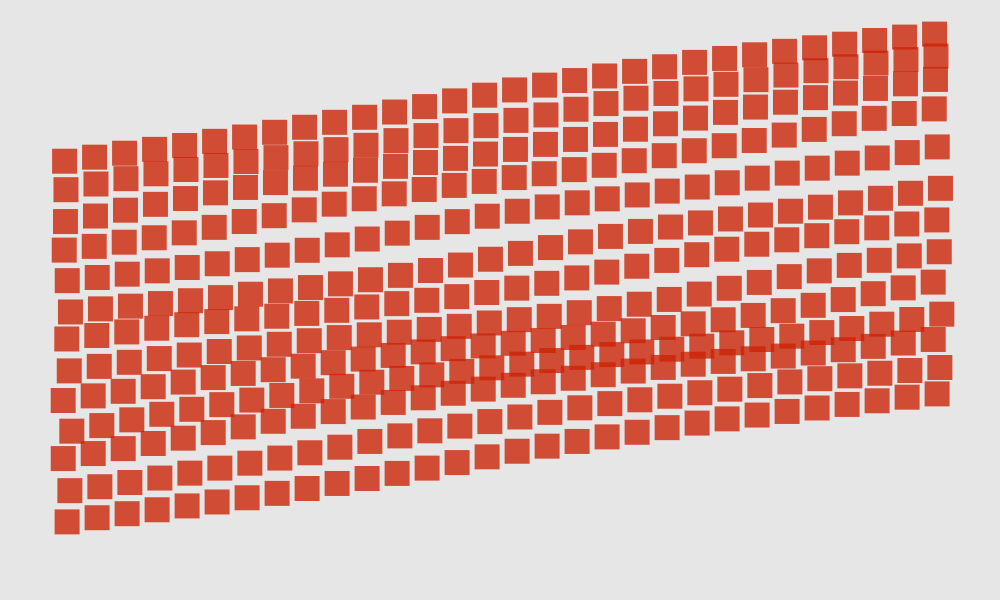
Frame 1 (no input)
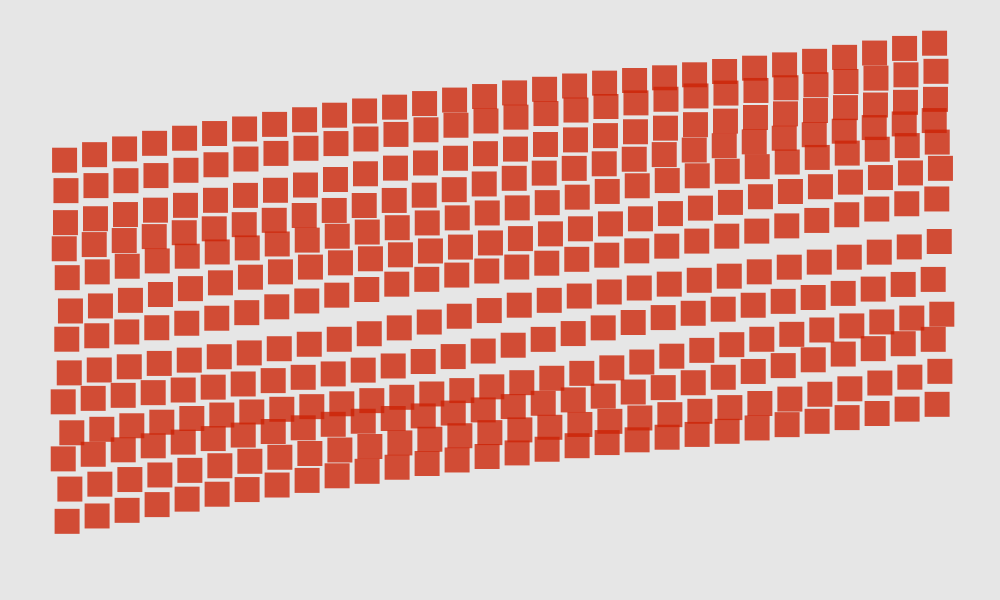
Frame 60 (no input)
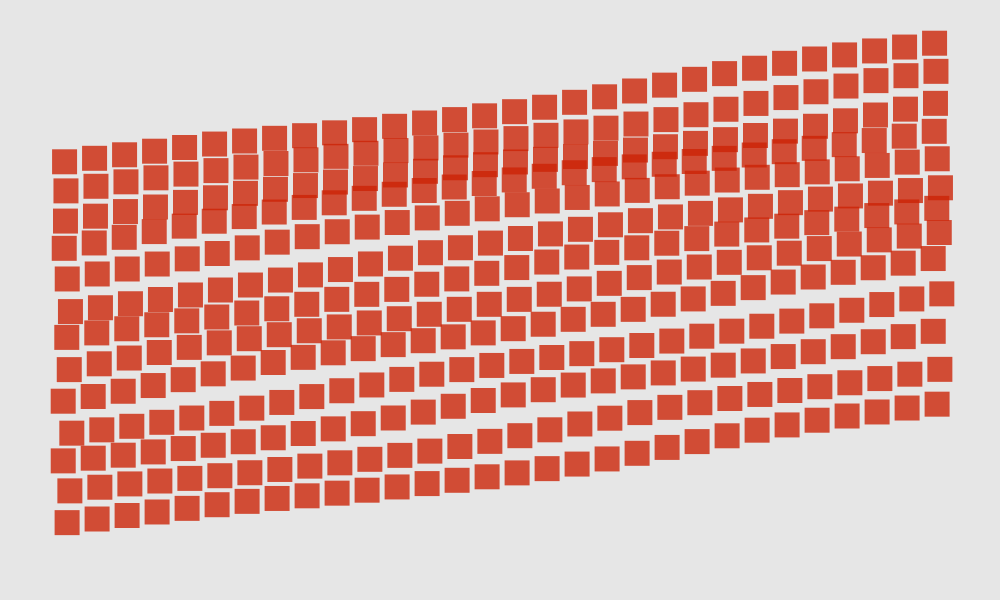
Frame 120 (the mouse pressed at the canvas centre since frame 60)

The p5.js sketch that drew these frames (run headless with seeded random() and noise() and a simulated clock; from frame 60 on, the mouse is pressed at the canvas centre):

// p5.js sketch
// ── sketch.js
const len = 30;
const initX = 50;
const initY = 150;
let cols, rows;

let margin = 5;
let randYSpace = [];
let randXOffset = [];
let yOff = 0;

const noiseY = new NoiseLoop(1, 0, 10);
const totalFrames = 250;
let percent;

function setup() {
    createCanvas(1000, 600);
    background(230);
    cols = floor((width - 2 * initX) / len);
    rows = floor((height - (initY + initX)) / len);

    for (let j = 0; j < rows; j++) {
        randYSpace[j] = floor(random(0, margin));
        randXOffset[j] = random(0, 10);
    }
}

function draw() {
    background(230);

    noStroke();
    fill(205, 35, 6, 200);

    let currentPos = createVector();
    let xOff = 0;

    percent = float(frameCount % totalFrames) / totalFrames;

    for (let j = 0; j < rows; j++) {
        currentPos.y = randYSpace[j] + initY + j * len;
        yOff = 0;
        for (let i = 0; i < cols; i++) {
            currentPos.x = initX + randXOffset[j] + i * len;
            currentPos.y -= noiseY.value(percent * TWO_PI + xOff + yOff);
            rect(currentPos.x, currentPos.y, len - margin, len - margin);
            yOff += PI / 24;
        }
        xOff += 100;
    }
}

// ── noiseLoop.js
class NoiseLoop {
    constructor(diameter, min, max) {
        this.diameter = diameter;
        this.min = min;
        this.max = max;
        this.cx = Math.random(1000);
        this.cy = Math.random(1000);
    }

    value(a) {
        let xoff = map(cos(a), -1, 1, this.cx, this.cx + this.diameter);
        let yoff = map(sin(a), -1, 1, this.cy, this.cy + this.diameter);
        let r = noise(xoff, yoff);
        return map(r, 0, 1, this.min, this.max);
    }
}
